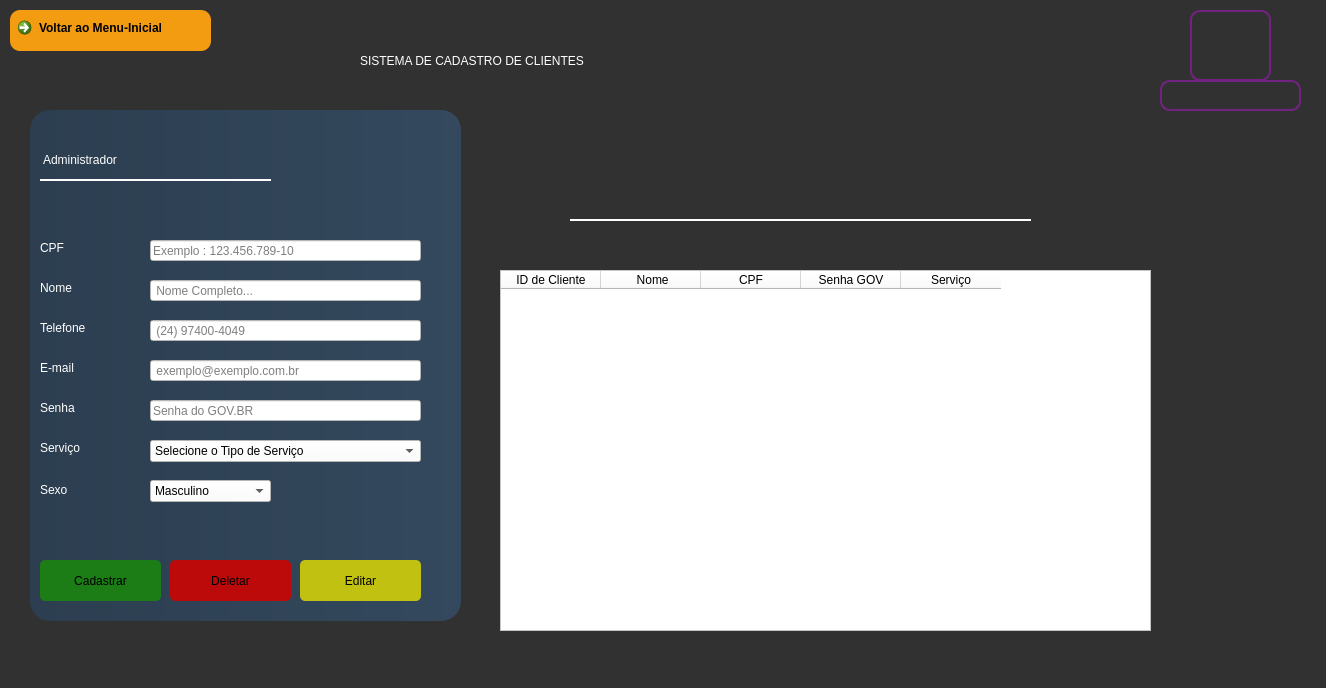
<?xml version="1.0" encoding="UTF-8"?>
<ui version="4.0">
 <class>MainWindow</class>
 <widget class="QMainWindow" name="MainWindow">
  <property name="geometry">
   <rect>
    <x>0</x>
    <y>0</y>
    <width>1326</width>
    <height>688</height>
   </rect>
  </property>
  <property name="windowTitle">
   <string>MainWindow</string>
  </property>
  <property name="styleSheet">
   <string notr="true">background-color: rgb(49, 49, 49);</string>
  </property>
  <widget class="QWidget" name="centralwidget">
   <widget class="QLabel" name="label">
    <property name="geometry">
     <rect>
      <x>360</x>
      <y>40</y>
      <width>791</width>
      <height>41</height>
     </rect>
    </property>
    <property name="styleSheet">
     <string notr="true">color:white;
font: 900 20pt &quot;Arial Black&quot;;
</string>
    </property>
    <property name="text">
     <string>SISTEMA DE CADASTRO DE CLIENTES</string>
    </property>
   </widget>
   <widget class="QLabel" name="label_2">
    <property name="geometry">
     <rect>
      <x>1190</x>
      <y>10</y>
      <width>81</width>
      <height>71</height>
     </rect>
    </property>
    <property name="styleSheet">
     <string notr="true">image: url(:/imagens/imagens/banco-de-dados-em-nuvem.png);
border: 2px solid black;
border-color: rgb(116, 34, 130);
border-radius:10px</string>
    </property>
    <property name="text">
     <string/>
    </property>
    <property name="scaledContents">
     <bool>true</bool>
    </property>
   </widget>
   <widget class="QLabel" name="label_3">
    <property name="geometry">
     <rect>
      <x>1160</x>
      <y>80</y>
      <width>141</width>
      <height>31</height>
     </rect>
    </property>
    <property name="styleSheet">
     <string notr="true">font: 900 8pt &quot;Arial Black&quot;;
border: 2px solid;
border-color: rgb(116, 34, 130);
border-radius:10px;</string>
    </property>
    <property name="text">
     <string/>
    </property>
   </widget>
   <widget class="QLabel" name="label_7">
    <property name="geometry">
     <rect>
      <x>510</x>
      <y>180</y>
      <width>51</width>
      <height>41</height>
     </rect>
    </property>
    <property name="styleSheet">
     <string notr="true">image: url(:/imagens/imagens/marketing-de-busca.png);</string>
    </property>
    <property name="text">
     <string/>
    </property>
    <property name="scaledContents">
     <bool>true</bool>
    </property>
   </widget>
   <widget class="QLineEdit" name="lineEdit">
    <property name="geometry">
     <rect>
      <x>570</x>
      <y>190</y>
      <width>461</width>
      <height>31</height>
     </rect>
    </property>
    <property name="styleSheet">
     <string notr="true">border: none;
border-bottom: 2px solid white;
font: 12pt &quot;Segoe UI&quot;;
color: rgb(255, 255, 255);</string>
    </property>
   </widget>
   <widget class="QFrame" name="frame">
    <property name="geometry">
     <rect>
      <x>30</x>
      <y>110</y>
      <width>431</width>
      <height>511</height>
     </rect>
    </property>
    <property name="styleSheet">
     <string notr="true">QFrame {
background-color: qlineargradient(spread:pad, x1:0, y1:0, x2:1, y2:0, stop:0 #2C3E50, stop:1 #34495E);
border-radius: 20px;
}
</string>
    </property>
    <property name="frameShape">
     <enum>QFrame::StyledPanel</enum>
    </property>
    <property name="frameShadow">
     <enum>QFrame::Raised</enum>
    </property>
    <widget class="QLabel" name="label_4">
     <property name="geometry">
      <rect>
       <x>10</x>
       <y>30</y>
       <width>231</width>
       <height>41</height>
      </rect>
     </property>
     <property name="styleSheet">
      <string notr="true">QLabel{
color:white;
font: 900 16pt &quot;Arial Black&quot;;
border: none;
border-bottom: 2px solid white;
border-radius:0px;
background-color: rgba(0, 0, 0, 0);

}</string>
     </property>
     <property name="text">
      <string>Administrador</string>
     </property>
    </widget>
    <widget class="QLabel" name="label_5">
     <property name="geometry">
      <rect>
       <x>300</x>
       <y>20</y>
       <width>91</width>
       <height>71</height>
      </rect>
     </property>
     <property name="layoutDirection">
      <enum>Qt::LeftToRight</enum>
     </property>
     <property name="styleSheet">
      <string notr="true">image: url(:/imagens/imagens/reuniao-do-conselho.png);
background-color: rgba(0, 0, 0, 0);
</string>
     </property>
     <property name="text">
      <string/>
     </property>
     <property name="scaledContents">
      <bool>true</bool>
     </property>
    </widget>
    <widget class="QLabel" name="label_14">
     <property name="geometry">
      <rect>
       <x>10</x>
       <y>330</y>
       <width>101</width>
       <height>16</height>
      </rect>
     </property>
     <property name="styleSheet">
      <string notr="true">font: 700 11pt &quot;Segoe UI&quot;;
color: rgb(255, 255, 255);
background-color: rgba(0, 0, 0, 0);
</string>
     </property>
     <property name="text">
      <string>Serviço</string>
     </property>
    </widget>
    <widget class="QLineEdit" name="lineEdit_5">
     <property name="geometry">
      <rect>
       <x>120</x>
       <y>250</y>
       <width>271</width>
       <height>21</height>
      </rect>
     </property>
     <property name="styleSheet">
      <string notr="true">background-color: rgb(255, 255, 255);</string>
     </property>
     <property name="placeholderText">
      <string> exemplo@exemplo.com.br</string>
     </property>
    </widget>
    <widget class="QLabel" name="label_10">
     <property name="geometry">
      <rect>
       <x>10</x>
       <y>210</y>
       <width>111</width>
       <height>16</height>
      </rect>
     </property>
     <property name="styleSheet">
      <string notr="true">background-color: rgba(0, 0, 0, 0);
font: 700 11pt &quot;Segoe UI&quot;;
color: rgb(255, 255, 255);</string>
     </property>
     <property name="text">
      <string>Telefone</string>
     </property>
    </widget>
    <widget class="QComboBox" name="comboBox_2">
     <property name="geometry">
      <rect>
       <x>120</x>
       <y>330</y>
       <width>271</width>
       <height>22</height>
      </rect>
     </property>
     <property name="styleSheet">
      <string notr="true">background-color: rgb(255, 255, 255);</string>
     </property>
     <item>
      <property name="text">
       <string>Selecione o Tipo de Serviço</string>
      </property>
     </item>
     <item>
      <property name="text">
       <string>INSS</string>
      </property>
     </item>
     <item>
      <property name="text">
       <string>ME</string>
      </property>
     </item>
     <item>
      <property name="text">
       <string>MEI</string>
      </property>
     </item>
    </widget>
    <widget class="QLabel" name="label_9">
     <property name="geometry">
      <rect>
       <x>10</x>
       <y>170</y>
       <width>101</width>
       <height>16</height>
      </rect>
     </property>
     <property name="styleSheet">
      <string notr="true">font: 700 11pt &quot;Segoe UI&quot;;
color: rgb(255, 255, 255);
background-color: rgba(0, 0, 0, 0);
</string>
     </property>
     <property name="text">
      <string>Nome</string>
     </property>
    </widget>
    <widget class="QLineEdit" name="lineEdit_4">
     <property name="geometry">
      <rect>
       <x>120</x>
       <y>210</y>
       <width>271</width>
       <height>21</height>
      </rect>
     </property>
     <property name="styleSheet">
      <string notr="true">background-color: rgb(255, 255, 255);</string>
     </property>
     <property name="placeholderText">
      <string> (24) 97400-4049</string>
     </property>
    </widget>
    <widget class="QLineEdit" name="lineEdit_2">
     <property name="geometry">
      <rect>
       <x>120</x>
       <y>130</y>
       <width>271</width>
       <height>21</height>
      </rect>
     </property>
     <property name="styleSheet">
      <string notr="true">background-color: rgb(255, 255, 255);</string>
     </property>
     <property name="placeholderText">
      <string>Exemplo : 123.456.789-10</string>
     </property>
    </widget>
    <widget class="QLineEdit" name="lineEdit_3">
     <property name="geometry">
      <rect>
       <x>120</x>
       <y>170</y>
       <width>271</width>
       <height>21</height>
      </rect>
     </property>
     <property name="styleSheet">
      <string notr="true">background-color: rgb(255, 255, 255);</string>
     </property>
     <property name="placeholderText">
      <string> Nome Completo...</string>
     </property>
    </widget>
    <widget class="QLabel" name="label_12">
     <property name="geometry">
      <rect>
       <x>10</x>
       <y>290</y>
       <width>101</width>
       <height>16</height>
      </rect>
     </property>
     <property name="styleSheet">
      <string notr="true">font: 700 11pt &quot;Segoe UI&quot;;
color: rgb(255, 255, 255);
background-color: rgba(0, 0, 0, 0);
</string>
     </property>
     <property name="text">
      <string>Senha</string>
     </property>
    </widget>
    <widget class="QLabel" name="label_11">
     <property name="geometry">
      <rect>
       <x>10</x>
       <y>250</y>
       <width>111</width>
       <height>16</height>
      </rect>
     </property>
     <property name="styleSheet">
      <string notr="true">font: 700 11pt &quot;Segoe UI&quot;;
color: rgb(255, 255, 255);
background-color: rgba(0, 0, 0, 0);
</string>
     </property>
     <property name="text">
      <string>E-mail</string>
     </property>
    </widget>
    <widget class="QLineEdit" name="lineEdit_6">
     <property name="geometry">
      <rect>
       <x>120</x>
       <y>290</y>
       <width>271</width>
       <height>21</height>
      </rect>
     </property>
     <property name="styleSheet">
      <string notr="true">background-color: rgb(255, 255, 255);</string>
     </property>
     <property name="placeholderText">
      <string>Senha do GOV.BR</string>
     </property>
    </widget>
    <widget class="QComboBox" name="comboBox">
     <property name="geometry">
      <rect>
       <x>120</x>
       <y>370</y>
       <width>121</width>
       <height>22</height>
      </rect>
     </property>
     <property name="styleSheet">
      <string notr="true">background-color: rgb(255, 255, 255);</string>
     </property>
     <item>
      <property name="text">
       <string>Masculino</string>
      </property>
     </item>
     <item>
      <property name="text">
       <string>Feminino</string>
      </property>
     </item>
    </widget>
    <widget class="QLabel" name="label_8">
     <property name="geometry">
      <rect>
       <x>10</x>
       <y>130</y>
       <width>91</width>
       <height>16</height>
      </rect>
     </property>
     <property name="styleSheet">
      <string notr="true">background-color: rgba(0, 0, 0, 0);
font: 700 11pt &quot;Segoe UI&quot;;
color: rgb(255, 255, 255);
</string>
     </property>
     <property name="text">
      <string>CPF</string>
     </property>
    </widget>
    <widget class="QLabel" name="label_13">
     <property name="geometry">
      <rect>
       <x>10</x>
       <y>370</y>
       <width>101</width>
       <height>20</height>
      </rect>
     </property>
     <property name="styleSheet">
      <string notr="true">font: 700 11pt &quot;Segoe UI&quot;;
color: rgb(255, 255, 255);
background-color: rgba(0, 0, 0, 0);
</string>
     </property>
     <property name="text">
      <string>Sexo</string>
     </property>
    </widget>
    <widget class="QPushButton" name="pushButton">
     <property name="geometry">
      <rect>
       <x>10</x>
       <y>450</y>
       <width>121</width>
       <height>41</height>
      </rect>
     </property>
     <property name="styleSheet">
      <string notr="true">QPushButton {
    
	
	background-color: rgb(28, 124, 21);
    border: none;
	font: 700 italic 9pt &quot;Segoe UI&quot;;
    padding: 10px 20px;
    border-radius: 5px;

}

QPushButton:hover {
    background-color: rgb(53, 55, 162);
}
</string>
     </property>
     <property name="text">
      <string>Cadastrar</string>
     </property>
    </widget>
    <widget class="QPushButton" name="pushButton_5">
     <property name="geometry">
      <rect>
       <x>140</x>
       <y>450</y>
       <width>121</width>
       <height>41</height>
      </rect>
     </property>
     <property name="styleSheet">
      <string notr="true">QPushButton {
    
	background-color: rgb(188, 10, 10);
    border: none;
	font: 700 italic 9pt &quot;Segoe UI&quot;;
    padding: 10px 20px;
    border-radius: 5px;

}

QPushButton:hover {
    background-color: rgb(53, 55, 162);
}
</string>
     </property>
     <property name="text">
      <string>Deletar</string>
     </property>
    </widget>
    <widget class="QPushButton" name="pushButton_2">
     <property name="geometry">
      <rect>
       <x>270</x>
       <y>450</y>
       <width>121</width>
       <height>41</height>
      </rect>
     </property>
     <property name="styleSheet">
      <string notr="true">QPushButton {
    
	background-color: rgb(193, 193, 18);
    border: none;
	font: 700 italic 9pt &quot;Segoe UI&quot;;
    padding: 10px 20px;
    border-radius: 5px;

}

QPushButton:hover {
   background-color: rgb(53, 55, 162);
}
</string>
     </property>
     <property name="text">
      <string>Editar</string>
     </property>
    </widget>
   </widget>
   <widget class="QCommandLinkButton" name="commandLinkButton">
    <property name="geometry">
     <rect>
      <x>10</x>
      <y>10</y>
      <width>201</width>
      <height>41</height>
     </rect>
    </property>
    <property name="styleSheet">
     <string notr="true">QCommandLinkButton {
    background-color: #F39C12; /* Fundo amarelo */
    border: none;
	border-radius:10px;
    color: black; /* Letra verde */
}

QCommandLinkButton:hover {
    background-color: rgb(53, 55, 162); /* Azul quando hover */
    color: green; /* Mantém a letra verde */
    border: none;
}

QCommandLinkButton:focus {
    outline: none; /* Remove o sublinhado de seleção */
}
</string>
    </property>
    <property name="text">
     <string>Voltar ao Menu-Inicial</string>
    </property>
    <property name="icon">
     <iconset resource="resource.qrc">
      <normaloff>:/imagens/imagens/inicio.png</normaloff>:/imagens/imagens/inicio.png</iconset>
    </property>
   </widget>
   <widget class="QTableWidget" name="tableWidget">
    <property name="geometry">
     <rect>
      <x>500</x>
      <y>270</y>
      <width>651</width>
      <height>361</height>
     </rect>
    </property>
    <property name="styleSheet">
     <string notr="true">background-color: rgb(255, 255, 255);
border-top-color: rgb(148, 148, 148);
selection-color: rgb(52, 106, 188);</string>
    </property>
    <column>
     <property name="text">
      <string>ID de Cliente</string>
     </property>
    </column>
    <column>
     <property name="text">
      <string> Nome</string>
     </property>
    </column>
    <column>
     <property name="text">
      <string>CPF</string>
     </property>
    </column>
    <column>
     <property name="text">
      <string>Senha GOV</string>
     </property>
    </column>
    <column>
     <property name="text">
      <string>Serviço</string>
     </property>
    </column>
   </widget>
  </widget>
 </widget>
 <resources>
  <include location="resource.qrc"/>
 </resources>
 <connections/>
</ui>
